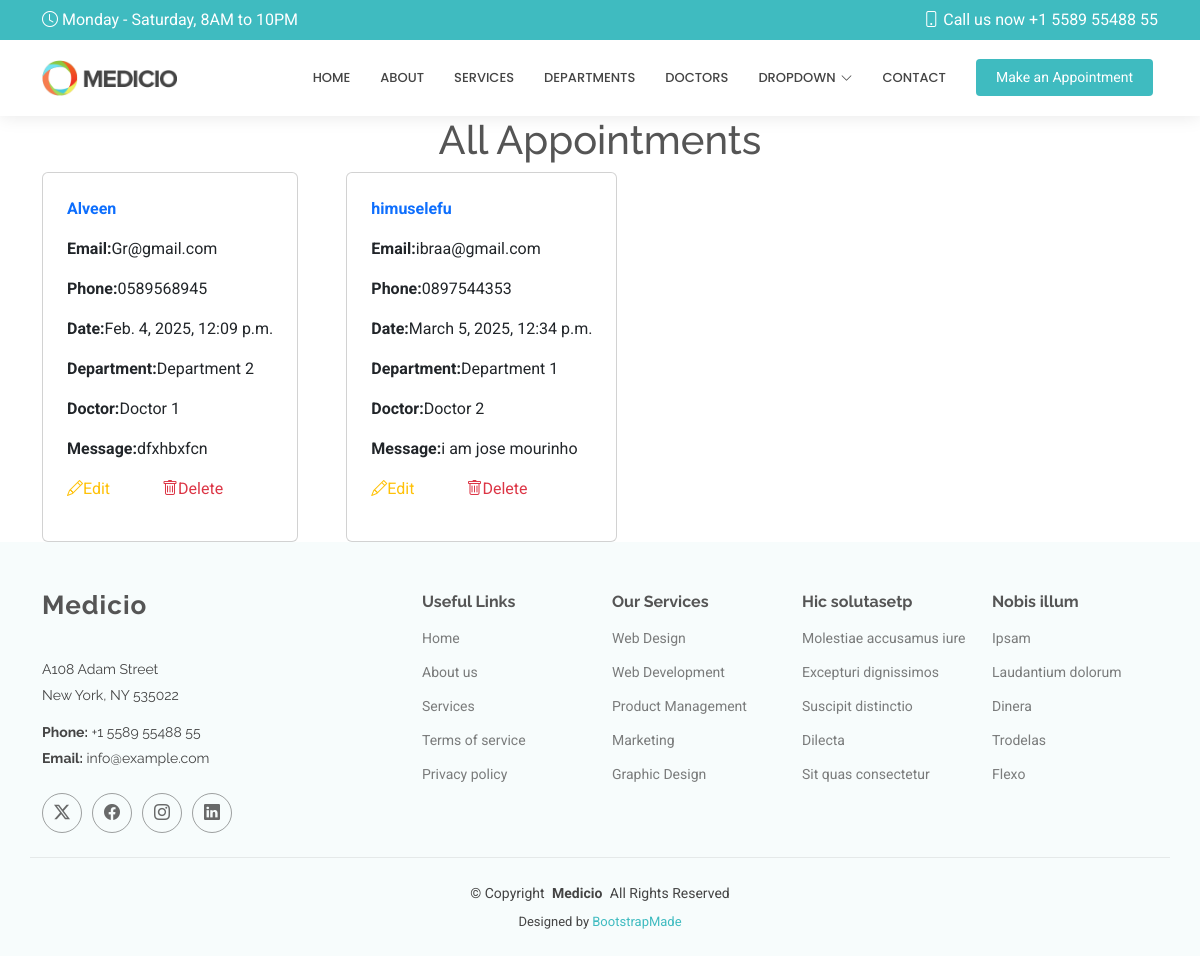
/show/, run on an earlier commit of the app's database.
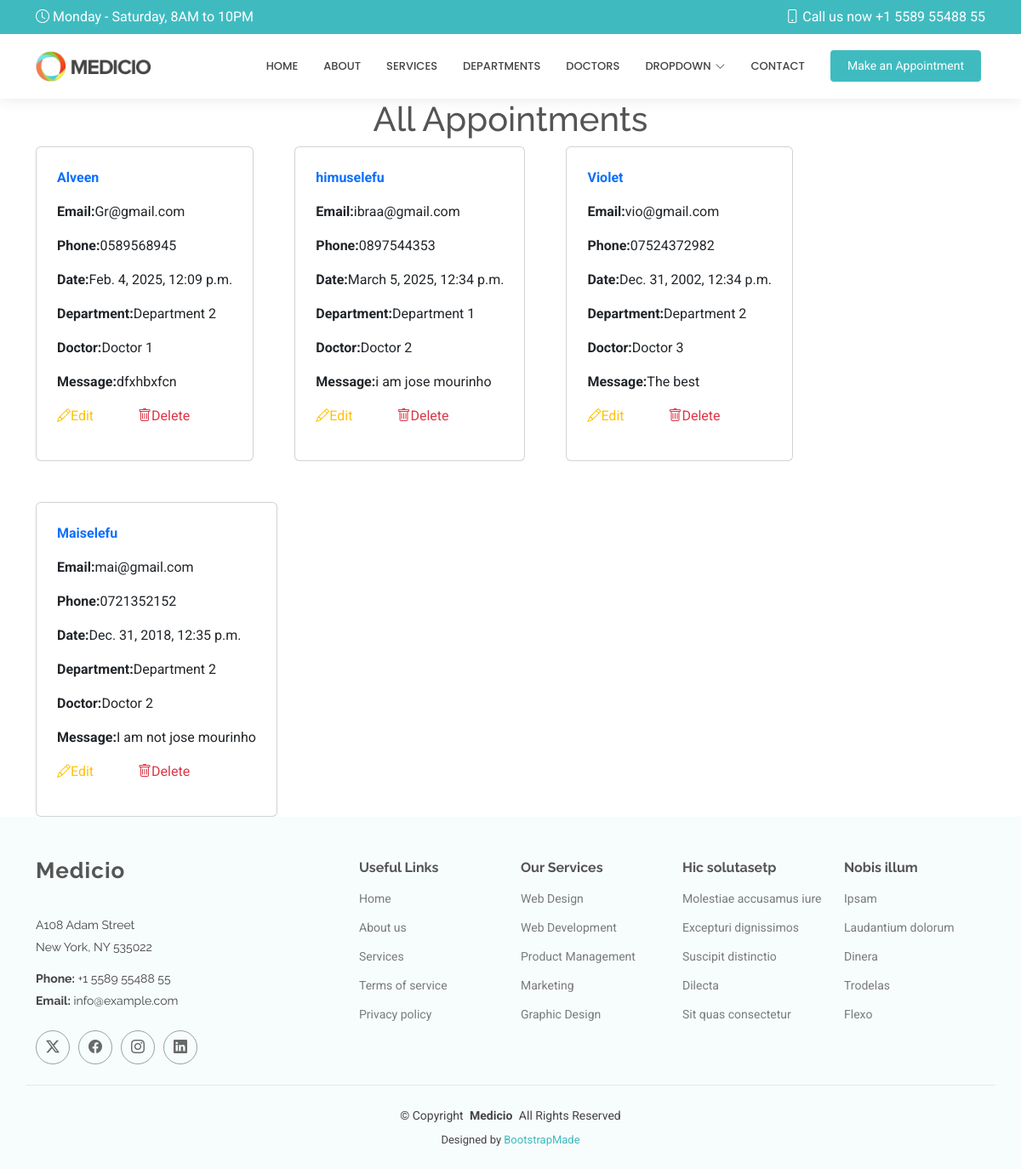
And on a later commit of the database.
### medicioapp/models.py (models this page shows, shortened)
class Appointment(models.Model):
    name = models.CharField(max_length=50)
    email = models.EmailField()
    phone = models.CharField(max_length=100)
    date = models.DateTimeField()
    department = models.CharField(max_length=50)
    doctor =models.CharField(max_length=50)
    message = models.TextField()

### medicioapp/views.py (the view)
# urls.py: path('show/', views.show, name='show'),
def show(request):
    all = Appointment.objects.all()
    return render(request,'show.html',{'all':all})

### Templates/show.html (shortened to what this page needs)
{% extends 'starter-page.html' %}
{% load static %}
{% block content %}
        <h1 class="text-center">All Appointments</h1>
    <div class="d-flex flex-wrap gap-5 container">
        {% for x in all %}
        <div class="card w-30 p-4">
         <p class="fw-bold text-primary">{{ x.name }}</p>
         <p> <strong>Email:</strong>{{ x.email }}</p>
         <p> <strong>Phone:</strong>{{ x.phone }}</p>
         <p> <strong>Date:</strong>{{ x.date }}</p>
         <p> <strong>Department:</strong>{{ x.department }}</p>
         <p> <strong>Doctor:</strong>{{ x.doctor }}</p>
         <p> <strong>Message:</strong>{{ x.message }}</p>
        <p>
            <a href="{% url 'edit' x.id %}" class="text-warning me-5">
                <i class="bi bi-pencil"></i>Edit
            </a>
            <a href="/delete/{{ x.id }}" class="text-danger">
                <i class="bi bi-trash"></i>Delete
            </a>
        </p>
        </div>
    {% endfor %}
    </div>
{% endblock %}

What changed in the data, as far as the page shows it:
added Appointment: name "Violet", email "vio@gmail.com", phone "07524372982", date "Dec. 31, 2002, 12:34 p.m.", department "Department 2", doctor "Doctor 3", message "The best"
added Appointment: name "Maiselefu", email "mai@gmail.com", phone "0721352152", date "Dec. 31, 2018, 12:35 p.m.", department "Department 2", doctor "Doctor 2", message "I am not jose mourinho"
